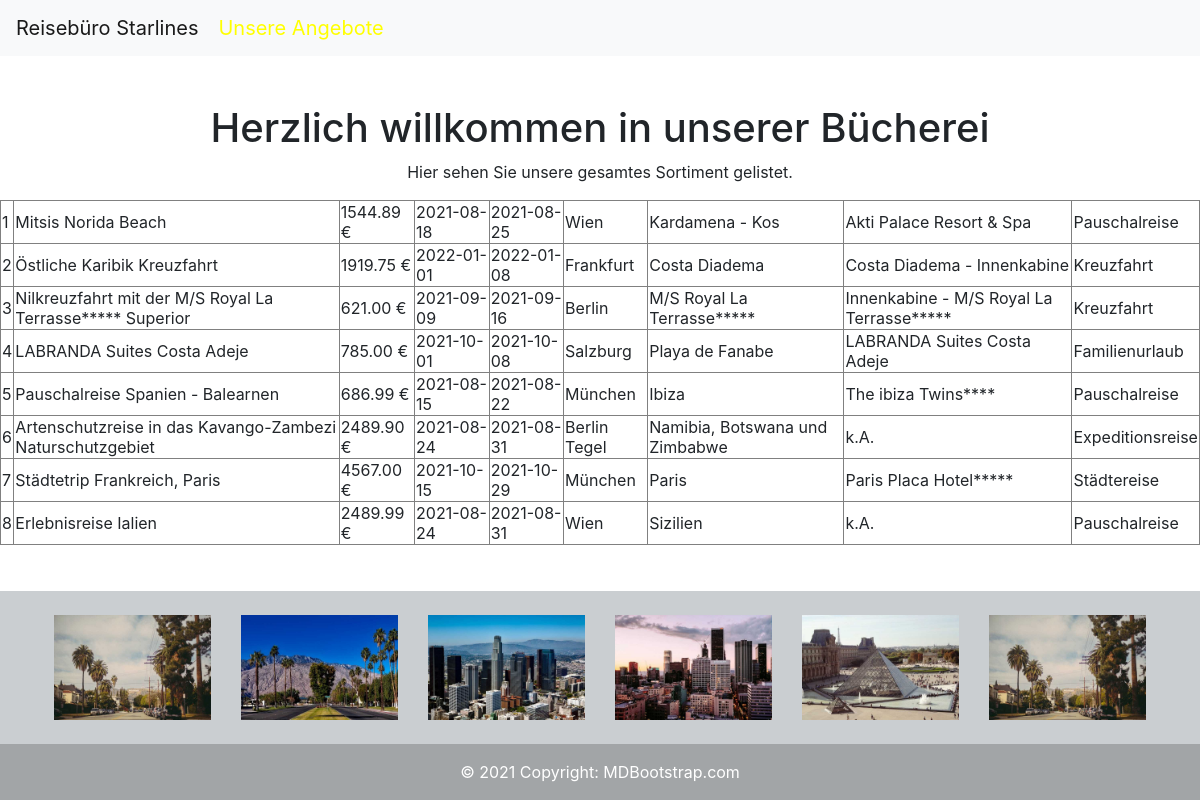
Screenshot of /voyages.php with the database file from the repository.
### tables this page shows
CREATE TABLE `reisen` (
  `id` int(20) NOT NULL,
  `bezeichnung` varchar(255) NOT NULL,
  `gesamtpreis` decimal(50,2) NOT NULL,
  `anreisedatum` date NOT NULL,
  `abreisedatum` date NOT NULL,
  `startflughafen` varchar(255) NOT NULL,
  `uebernachtungsort` varchar(255) NOT NULL,
  `hotelname` varchar(255) NOT NULL,
  `reiseart` varchar(255) NOT NULL
);

### classes/Database.php (called while the page is built, shortened)
<?php
class Database
{
    private $host;
    private $db;
    private $user;
    private $pwd;
    private $con;
    private $port = 3306;
    function __construct($host, $db, $user, $pwd, $port = 3306, $autoconnect = true)
    {
        $this->host = $host;
        $this->db = $db;
        $this->user = $user;
        $this->pwd = $pwd;
        $this->port = $port;
    }
    function connect_to_database()
    {
        $this->con = new mysqli($this->host, $this->db, $this->user, $this->pwd, $this->port);
    }
    function sql_query( $query )
    {
        return $this->con->query( $query );
    }
}
?>

### voyages.php (the view, shortened to what this page needs)
<?php
require_once "include/include_header.php";
require_once "classes/Database.php";
printf( "<!DOCTYPE html>
	<head>
		<title>Reisebüro Starlines</title>
		<meta charset='UTF-8'>" );
		require_once "include/include_bootstrap.php";
		printf( "<link rel='stylesheet' href='../css/blink.css'>
	</head>
	<body>
		<h1 style='text-align:center;'>Herzlich willkommen in unserer Bücherei</h1>
		<p style='text-align:center;'>Hier sehen Sie unsere gesamtes Sortiment gelistet.</p>
		<div id='wrapper'>" );
			$reisebuero_db = new Database( 'localhost','christoph','hpotsirhc','reisebuero' );
			$result_of_query = $reisebuero_db->sql_query( 'SELECT * FROM reisen' );
			echo "<table border='1' style='margin-left:auto;margin-right:auto;'>";
			while( $row = mysqli_fetch_assoc( $result_of_query ) )
			{
				echo '<tr>';
				echo '<td>'.$row['id'].'</td>';
				echo '<td>'.$row['bezeichnung'].'</td>';
				echo '<td>'.$row['gesamtpreis'].' €'.'</td>';
				echo '<td>'.$row['anreisedatum'].'</td>';
				echo '<td>'.$row['abreisedatum'].'</td>';
				echo '<td>'.$row['startflughafen'].'</td>';
				echo '<td>'.$row['uebernachtungsort'].'</td>';
				echo '<td>'.$row['hotelname'].'</td>';
				echo '<td>'.$row['reiseart'].'</td>';
				echo '</tr>';
			}
			echo '</table>';
			require_once 'include/include_footer.php';
		printf( "</div>
	</body>
</html>" );

### include/include_header.php
<?php
printf( "
<nav class='navbar navbar-expand-lg navbar-light bg-light'>
    <a class='navbar-brand' href='index.php'>Reisebüro Starlines</a>
    <a class='navbar-brand' href='voyages.php' style='color:yellow;'><blink>Unsere Angebote</blink></a>
    <button class='navbar-toggler' type='button' data-toggle='collapse' data-target='#navbarSupportedContent' aria-controls='navbarSupportedContent' aria-expanded='false' aria-label='Toggle navigation'>
        <span class='navbar-toggler-icon'></span>
    </button>
</nav>
" );
printf( "<br><br>" );
?>

### include/include_bootstrap.php (shortened to what this page needs)
<?php
printf( "
<link rel='stylesheet' href='https://stackpath.bootstrapcdn.com/bootstrap/4.1.3/css/bootstrap.min.css'>
<script src='https://code.jquery.com/jquery-3.3.1.slim.min.js'></script>
<script src='https://cdnjs.cloudflare.com/ajax/libs/popper.js/1.14.3/umd/popper.min.js'></script>
<script src='https://stackpath.bootstrapcdn.com/bootstrap/4.1.3/js/bootstrap.min.js'></script>
" );
?>

### include/include_footer.php (shortened to what this page needs)
<?php
printf( "<br><br>" );
printf( "<div class='fixed-bottom'>
<footer class='text-center text-white navbar-fixed-bottom' style='background-color: #caced1;'>
  <div class='container p-4'>
    <section class=''>
      <div class='row'>
        <div class='col-lg-2 col-md-12 mb-4 mb-md-0'>
          <div
            class='bg-image hover-overlay ripple shadow-1-strong rounded'
            data-ripple-color='light'
          >
            <img
              src='../images/041.jpg'
              class='w-100'
            />
          </div>
        </div>
        <div class='col-lg-2 col-md-12 mb-4 mb-md-0'>
          <div
            class='bg-image hover-overlay ripple shadow-1-strong rounded'
            data-ripple-color='light'
          >
            <img
              src='../images/042.jpg'
              class='w-100'
            />
          </div>
        </div>
        <div class='col-lg-2 col-md-12 mb-4 mb-md-0'>
          <div
            class='bg-image hover-overlay ripple shadow-1-strong rounded'
            data-ripple-color='light'>
            <img
              src='../images/043.jpg'
              class='w-100'
            />
          </div>
        </div>
        <div class='col-lg-2 col-md-12 mb-4 mb-md-0'>
          <div
            class='bg-image hover-overlay ripple shadow-1-strong rounded'
            data-ripple-color='light'>
            <img
              src='../images/044.jpg'
              class='w-100'
            />
          </div>
        </div>
        <div class='col-lg-2 col-md-12 mb-4 mb-md-0'>
          <div
            class='bg-image hover-overlay ripple shadow-1-strong rounded'
            data-ripple-color='light'>
            <img
              src='../images/053.jpg'
              class='w-100'
            />
          </div>
        </div>
        <div class='col-lg-2 col-md-12 mb-4 mb-md-0'>
          <div
            class='bg-image hover-overlay ripple shadow-1-strong rounded'
            data-ripple-color='light'>
            <img
              src='../images/041.jpg'
              class='w-100'
            />
          </div>
        </div>
      </div>
    </section>
  </div>
  <div class='text-center p-3' style='background-color: rgba(0, 0, 0, 0.2);'>
    © 2021 Copyright:
    <a class='text-white' href='https://mdbootstrap.com/'>MDBootstrap.com</a>
  </div>
</footer>
</div>" );
?>

### css/blink.css (style rules this page uses)
blink { border-radius: 0.2em; padding: 0.2em; animation-name: animation_blink_5s; animation-timing-function: ease-in; animation-duration: 3s; animation-iteration-count: infinite; animation-fill-mode: both; }

### rows the page displays
reisen: id "1", bezeichnung "Mitsis Norida Beach", gesamtpreis "1544.89", anreisedatum "2021-08-18", abreisedatum "2021-08-25", startflughafen "Wien", uebernachtungsort "Kardamena - Kos", hotelname "Akti Palace Resort & Spa", reiseart "Pauschalreise"
reisen: id "2", bezeichnung "Östliche Karibik Kreuzfahrt", gesamtpreis "1919.75", anreisedatum "2022-01-01", abreisedatum "2022-01-08", startflughafen "Frankfurt", uebernachtungsort "Costa Diadema", hotelname "Costa Diadema - Innenkabine", reiseart "Kreuzfahrt"
reisen: id "3", bezeichnung "Nilkreuzfahrt mit der M/S Royal La Terrasse***** Superior", gesamtpreis "621.00", anreisedatum "2021-09-09", abreisedatum "2021-09-16", startflughafen "Berlin", uebernachtungsort "M/S Royal La Terrasse*****", hotelname "Innenkabine - M/S Royal La Terrasse*****", reiseart "Kreuzfahrt"
reisen: id "4", bezeichnung "LABRANDA Suites Costa Adeje", gesamtpreis "785.00", anreisedatum "2021-10-01", abreisedatum "2021-10-08", startflughafen "Salzburg", uebernachtungsort "Playa de Fanabe", hotelname "LABRANDA Suites Costa Adeje", reiseart "Familienurlaub"
reisen: id "5", bezeichnung "Pauschalreise Spanien - Balearnen", gesamtpreis "686.99", anreisedatum "2021-08-15", abreisedatum "2021-08-22", startflughafen "München", uebernachtungsort "Ibiza", hotelname "The ibiza Twins****", reiseart "Pauschalreise"
reisen: id "6", bezeichnung "Artenschutzreise in das Kavango-Zambezi Naturschutzgebiet", gesamtpreis "2489.90", anreisedatum "2021-08-24", abreisedatum "2021-08-31", startflughafen "Berlin Tegel", uebernachtungsort "Namibia, Botswana und Zimbabwe", hotelname "k.A.", reiseart "Expeditionsreise"
reisen: id "7", bezeichnung "Städtetrip Frankreich, Paris", gesamtpreis "4567.00", anreisedatum "2021-10-15", abreisedatum "2021-10-29", startflughafen "München", uebernachtungsort "Paris", hotelname "Paris Placa Hotel*****", reiseart "Städtereise"
reisen: id "8", bezeichnung "Erlebnisreise Ialien", gesamtpreis "2489.99", anreisedatum "2021-08-24", abreisedatum "2021-08-31", startflughafen "Wien", uebernachtungsort "Sizilien", hotelname "k.A.", reiseart "Pauschalreise"
